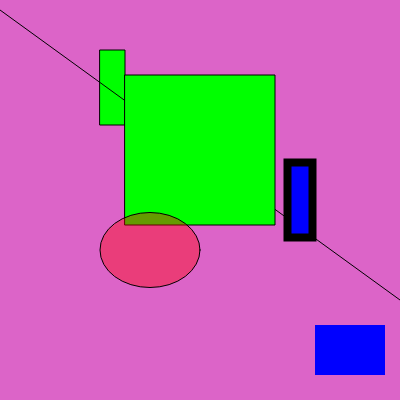
Frame 1 (no input)
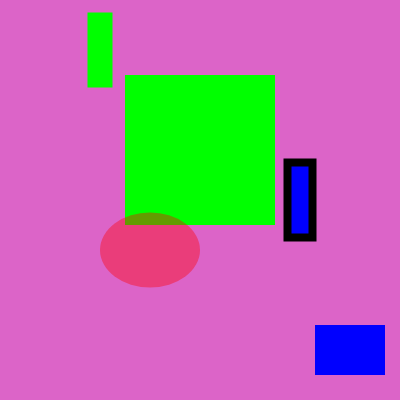
Frame 60 (no input)
Frame 120 (the mouse pressed at the canvas centre since frame 60): identical to frame 60, image omitted

The p5.js sketch that drew these frames (run headless with seeded random() and noise() and a simulated clock; from frame 60 on, the mouse is pressed at the canvas centre):

// p5.js sketch
// ── sketch.js
function setup() {
  
  createCanvas(400, 400);
  
   

 
}




function draw() {
	
	background(220, 100, 200);
	fill(0,255,0)
	rect(100,50,25,75)
	line(0,10,400,300)
	
	rectMode(CENTER)
	rect(200,150,150,150)
	
	// альфа-канал (4-й параметр)
	fill(255,0,0, 100)
	ellipse(150, 250, 100, 75)
	// толщина обводки
	fill(0,0,255)
	
	stroke('black')
	strokeWeight(8)
	rect(300,200,25,75)
	
	noStroke()
	
	rect(350,350,70,50)
	
	
  
}
